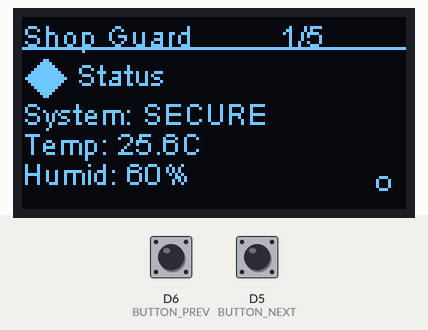
Simulated run of this sketch. Board: ESP8266 (NodeMCU). Parts: 128×64 one-colour display. Inputs (shaded band) come from the test bench; at power-on: D6 (BUTTON_PREV) HIGH, D5 (BUTTON_NEXT) HIGH. WiFi joins after 1.5 s; servers stay silent unless stated; what the sketch prints to the serial monitor is not drawn.

Above: at 11.5 s.
11.6 s: D6 (BUTTON_PREV) pulled LOW for 0.15 s
At 12.5 s:
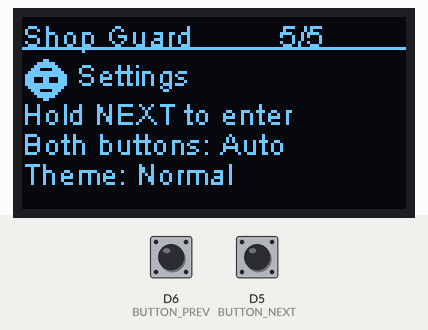
13.2 s: D6 (BUTTON_PREV) pulled LOW for 1 s
At 13.9 s:
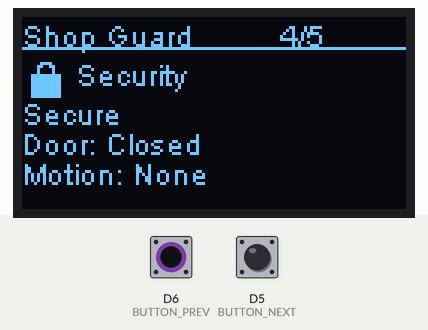
15.7 s: D5 (BUTTON_NEXT) pulled LOW for 3.2 s
At 17.1 s:
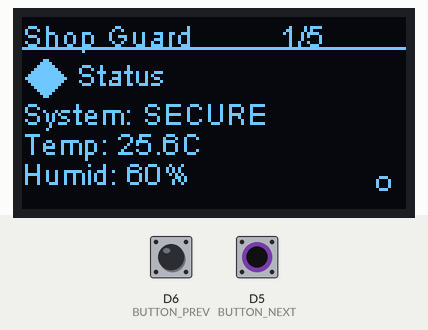
20.4 s: D5 (BUTTON_NEXT) pulled LOW for 0.15 s
At 21.4 s:
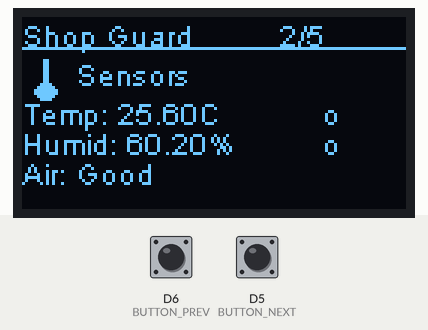
22.0 s: D5 (BUTTON_NEXT) pulled LOW for 1 s
At 23.5 s:
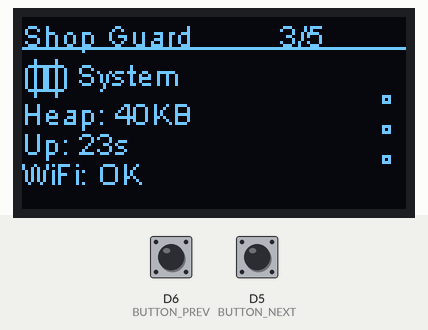
26.0 s: D6 (BUTTON_PREV) pulled LOW for 3.2 s
At 26.6 s:
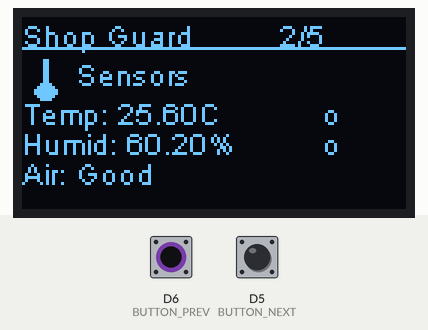
Timing chart, 0 to 29.0 s (numbered marks = the images above; inputs shaded):
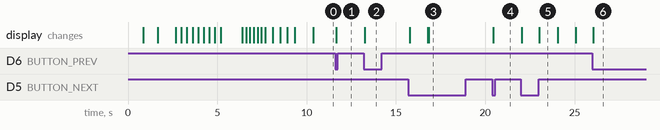

The sketch:

OLED.ino
```cpp
#include <Wire.h>
#include <SH1106Wire.h>
#include <ESP8266WiFi.h>
#include "icons.h"

// Button definitions
#define BUTTON_NEXT D5
#define BUTTON_PREV D6

// Display setup for 1.3" 128x64 OLED
SH1106Wire display(0x3C, D2, D1); // SDA = D2, SCL = D1

// WiFi credentials - Replace with your network credentials
const char* ssid = "YOUR_WIFI_SSID";
const char* password = "YOUR_WIFI_PASSWORD";

// Simple configuration
struct Config {
  int theme;
  bool auto_swipe;
} config;

// Display themes
enum DisplayTheme {
  THEME_NORMAL = 0,
  THEME_INVERT = 1
};

// Page types (5 pages like OLED_1)
enum PageType {
  PAGE_STATUS = 0,
  PAGE_SENSORS = 1,
  PAGE_SYSTEM = 2,
  PAGE_ALERTS = 3,
  PAGE_SETTINGS = 4
};

// Menu state
enum MenuState {
  STATE_PAGES = 0,
  STATE_SETTINGS = 1
};

// Global variables
int currentPage = 0;
int currentSetting = 0;
MenuState currentState = STATE_PAGES;
const int totalPages = 5;
const int totalSettings = 3;

// Timing variables
unsigned long lastDebounce = 0;
unsigned long lastAutoSwipe = 0;
unsigned long lastAnimation = 0;
unsigned long buttonHoldStart = 0;
const unsigned long debounceDelay = 300;
const unsigned long longPressDelay = 1000; // 1 second like OLED_1
const unsigned long autoSwipeDelay = 15000; // 15 seconds like OLED_1

// Animation
bool alertFlashing = false;
bool bothButtonsPressed = false;

// Sensor data
struct SensorData {
  float temperature = 25.6;
  float humidity = 60.2;
  bool fireDetected = false;
  bool motionDetected = false;
  bool doorOpen = false;
  unsigned long uptime = 0;
  int freeHeap = 0;
} sensors;

void showIntroAnimation() {
  // Animation 1: Smart Shop Guard text appears letter by letter
  display.clear();
  display.setFont(ArialMT_Plain_16);

  // First show "SMART"
  display.drawString(30, 15, "SMART");
  display.display();
  delay(800);

  // Then add "SHOP"
  display.drawString(35, 35, "SHOP");
  display.display();
  delay(800);

  // Clear and show "GUARD" with icon
  display.clear();
  display.drawXbm(20, 10, 16, 16, shield_icon);
  display.setFont(ArialMT_Plain_16);
  display.drawString(40, 15, "GUARD");
  display.display();
  delay(1000);

  // Animation 2: Loading dots
  display.clear();
  display.setFont(ArialMT_Plain_10);
  display.drawString(25, 20, "Smart Shop Guard");

  for (int i = 0; i < 8; i++) {
    display.fillRect(0, 45, 128, 10); // Clear loading area
    display.setColor(BLACK);
    display.fillRect(0, 45, 128, 10);
    display.setColor(WHITE);

    // Draw loading bar
    int barWidth = (i * 128) / 8;
    display.drawRect(10, 45, 108, 8);
    display.fillRect(12, 47, barWidth - 4, 4);

    // Loading text
    display.drawString(45, 35, "Loading");
    String dots = "";
    for (int j = 0; j < (i % 4); j++) {
      dots += ".";
    }
    display.drawString(80, 35, dots + "   "); // Extra spaces to clear previous dots

    display.display();
    delay(300);
  }

  // Animation 3: System Ready
  display.clear();
  display.setFont(ArialMT_Plain_16);
  display.drawString(25, 15, "SYSTEM");
  display.drawString(30, 35, "READY!");
  display.display();
  delay(1200);

  // Animation 4: Final fade effect
  for (int i = 0; i < 3; i++) {
    display.clear();
    display.display();
    delay(200);

    display.setFont(ArialMT_Plain_10);
    display.drawString(30, 25, "Initializing...");
    display.display();
    delay(200);
  }
}

void setup() {
  Serial.begin(115200);

  // Default config
  config.theme = THEME_NORMAL;
  config.auto_swipe = true;

  // Initialize buttons
  pinMode(BUTTON_NEXT, INPUT_PULLUP);
  pinMode(BUTTON_PREV, INPUT_PULLUP);

  // Initialize display - SAME AS OLED_1
  display.init();
  display.flipScreenVertically();
  display.setFont(ArialMT_Plain_10); // Start with small font like OLED_1

  // Show intro animation
  showIntroAnimation();

  // Connect WiFi - SAME STYLE AS OLED_1
  WiFi.begin(ssid, password);

  int dots = 0;
  while (WiFi.status() != WL_CONNECTED) {
    display.clear();
    String dotsStr = "";
    for (int i = 0; i < dots % 4; i++) {
      dotsStr += ".";
    }
    display.drawString(0, 0, "Connecting" + dotsStr);
    display.display();
    dots++;
    delay(400);
  }

  // Show connection success
  display.clear();
  display.drawString(0, 0, "WiFi Connected!");
  display.display();
  delay(1000);

  // Start with first page
  currentPage = 0;
  updateDisplay();

  Serial.println("1.3\" OLED Ready - Small Font Mode!");
}

void loop() {
  handleButtons();
  handleAutoSwipe();
  handleAnimations();
  updateSensorData();
  updateDisplay();
  delay(50); // Same as OLED_1
}

void handleButtons() {
  static bool nextPressed = false;
  static bool prevPressed = false;
  static unsigned long bothButtonsStart = 0;

  bool nextState = (digitalRead(BUTTON_NEXT) == LOW);
  bool prevState = (digitalRead(BUTTON_PREV) == LOW);

  // Check if both buttons are pressed (toggle auto-swipe) - SAME AS OLED_1
  if (nextState && prevState) {
    if (bothButtonsStart == 0) {
      bothButtonsStart = millis();
    } else if (millis() - bothButtonsStart > 1000) {
      config.auto_swipe = !config.auto_swipe;
      lastDebounce = millis();
      lastAutoSwipe = millis();
      bothButtonsStart = 0;
      Serial.println("Auto-swipe toggled: " + String(config.auto_swipe ? "ON" : "OFF"));
    }
    return;
  } else {
    bothButtonsStart = 0;
  }

  // Check for settings access (long press NEXT)
  if (nextState && !nextPressed) {
    buttonHoldStart = millis();
  } else if (nextState && nextPressed &&
             (millis() - buttonHoldStart > longPressDelay) && currentPage == PAGE_SETTINGS) {
    toggleSettings();
    buttonHoldStart = millis() + 2000; // Prevent multiple triggers
  }

  if (millis() - lastDebounce > debounceDelay) {
    if (currentState == STATE_PAGES) {
      // Page navigation - SAME AS OLED_1
      if (nextState && !nextPressed) {
        currentPage = (currentPage + 1) % totalPages;
        lastDebounce = millis();
        lastAutoSwipe = millis();
      }

      if (prevState && !prevPressed) {
        currentPage = (currentPage - 1 + totalPages) % totalPages;
        lastDebounce = millis();
        lastAutoSwipe = millis();
      }
    } else {
      // Settings navigation
      if (nextState && !nextPressed) {
        currentSetting = (currentSetting + 1) % totalSettings;
        lastDebounce = millis();
      }

      if (prevState && !prevPressed) {
        executeSetting();
        lastDebounce = millis();
      }
    }
  }

  nextPressed = nextState;
  prevPressed = prevState;
}

void toggleSettings() {
  if (currentState == STATE_SETTINGS) {
    currentState = STATE_PAGES;
    currentPage = PAGE_STATUS;
  } else {
    currentState = STATE_SETTINGS;
    currentSetting = 0;
  }
}

void executeSetting() {
  switch (currentSetting) {
    case 0: // Theme
      config.theme = (config.theme + 1) % 2;
      applyTheme();
      break;
    case 1: // Auto-swipe (also available via both buttons)
      config.auto_swipe = !config.auto_swipe;
      break;
    case 2: // Back
      currentState = STATE_PAGES;
      currentPage = PAGE_STATUS;
      break;
  }
}

void handleAutoSwipe() {
  if (config.auto_swipe && currentState == STATE_PAGES &&
      (millis() - lastAutoSwipe > autoSwipeDelay)) {
    currentPage = (currentPage + 1) % totalPages;
    lastAutoSwipe = millis();
  }
}

void handleAnimations() {
  if (millis() - lastAnimation > 500) {
    if (sensors.fireDetected || sensors.motionDetected) {
      alertFlashing = !alertFlashing;
    }
    lastAnimation = millis();
  }
}

void updateSensorData() {
  sensors.uptime = millis() / 1000;
  sensors.freeHeap = ESP.getFreeHeap();
}

void updateDisplay() {
  display.clear();

  if (currentState == STATE_PAGES) {
    drawPageDisplay();
  } else {
    drawSettingsDisplay();
  }

  display.display();
}

void drawPageDisplay() {
  // Title bar - EXACTLY LIKE OLED_1
  display.setFont(ArialMT_Plain_10);
  display.drawString(0, 0, "Shop Guard");

  // Page indicator (right aligned) - EXACTLY LIKE OLED_1
  String pageIndicator = String(currentPage + 1) + "/" + String(totalPages);
  if (config.auto_swipe) {
    pageIndicator += " ●";
  }
  display.drawString(128 - (pageIndicator.length() * 6), 0, pageIndicator);

  // Separator line - EXACTLY LIKE OLED_1
  display.drawLine(0, 10, 128, 10);

  switch (currentPage) {
    case PAGE_STATUS:
      showStatusPage();
      break;
    case PAGE_SENSORS:
      showSensorPage();
      break;
    case PAGE_SYSTEM:
      showSystemPage();
      break;
    case PAGE_ALERTS:
      showAlertsPage();
      break;
    case PAGE_SETTINGS:
      showSettingsPage();
      break;
  }
}

void showStatusPage() {
  // Animated status icon
  if (sensors.fireDetected) {
    if (alertFlashing) {
      display.drawXbm(0, 13, 16, 16, fire_alt1); // Alternate fire icon
    } else {
      display.drawXbm(0, 13, 16, 16, fire_icon);
    }
  } else if (sensors.motionDetected) {
    if (alertFlashing) {
      display.drawXbm(0, 13, 16, 16, warning_icon); // Warning icon when flashing
    } else {
      display.drawXbm(0, 13, 16, 16, alert_icon);
    }
  } else {
    display.drawXbm(0, 13, 16, 16, shield_icon);
  }

  display.setFont(ArialMT_Plain_10);
  display.drawString(18, 13, "Status");

  // Animated status info - COMPACT LIKE OLED_1
  if (sensors.fireDetected) {
    if (alertFlashing) {
      display.drawString(0, 26, ">>> FIRE! <<<");
      display.drawString(0, 36, ">>> EMERGENCY! <<<");
      display.drawString(0, 46, ">>> EVACUATE! <<<");
    } else {
      display.drawString(0, 26, "FIRE DETECTED!");
      display.drawString(0, 36, "EMERGENCY!");
      display.drawString(0, 46, "EVACUATE NOW!");
    }
  } else if (sensors.motionDetected) {
    if (alertFlashing) {
      display.drawString(0, 26, ">>> MOTION! <<<");
      display.drawString(0, 36, ">>> INTRUDER! <<<");
      display.drawString(0, 46, ">>> ALERT! <<<");
    } else {
      display.drawString(0, 26, "MOTION DETECTED!");
      display.drawString(0, 36, "Location: Door");
      display.drawString(0, 46, "Alert: ACTIVE");
    }
  } else {
    // Normal status with animated heartbeat effect
    display.drawString(0, 26, "System: SECURE");
    display.drawString(0, 36, "Temp: " + String(sensors.temperature, 1) + "C");
    display.drawString(0, 46, "Humid: " + String(sensors.humidity, 0) + "%");

    // Add small animated indicator for normal operation
    if (alertFlashing) { // Reuse the flashing variable for heartbeat
      display.fillCircle(120, 55, 2);
    } else {
      display.drawCircle(120, 55, 2);
    }
  }
}

void showSensorPage() {
  // Animated temperature icon
  if (sensors.temperature > 30) {
    display.drawXbm(0, 13, 16, 16, temp_alt1); // Hot temperature icon
  } else {
    display.drawXbm(0, 13, 16, 16, temp_icon);
  }

  display.setFont(ArialMT_Plain_10);
  display.drawString(18, 13, "Sensors");

  display.drawString(0, 26, "Temp: " + String(sensors.temperature) + "C");
  display.drawString(0, 36, "Humid: " + String(sensors.humidity) + "%");
  display.drawString(0, 46, "Air: Good");

  // Add animated sensor activity indicators
  if (alertFlashing) {
    display.drawString(100, 26, "*");
    display.drawString(100, 36, "*");
  } else {
    display.drawString(100, 26, "o");
    display.drawString(100, 36, "o");
  }
}

void showSystemPage() {
  // Animated system icon based on system health
  if (sensors.freeHeap < 10000) {
    display.drawXbm(0, 13, 16, 16, warning_icon); // Low memory warning
  } else {
    display.drawXbm(0, 13, 16, 16, system_icon);
  }

  display.setFont(ArialMT_Plain_10);
  display.drawString(18, 13, "System");

  display.drawString(0, 26, "Heap: " + String(sensors.freeHeap / 1024) + "KB");
  display.drawString(0, 36, "Up: " + String(sensors.uptime) + "s");
  display.drawString(0, 46, "WiFi: " + String(WiFi.status() == WL_CONNECTED ? "OK" : "NO"));

  // Add system activity indicator
  if (alertFlashing) {
    display.fillRect(120, 26, 3, 3);
    display.fillRect(120, 36, 3, 3);
    display.fillRect(120, 46, 3, 3);
  } else {
    display.drawRect(120, 26, 3, 3);
    display.drawRect(120, 36, 3, 3);
    display.drawRect(120, 46, 3, 3);
  }
}

void showAlertsPage() {
  // EXACTLY LIKE OLED_1 showFireDetection() and showSecurityStatus() combined
  if (sensors.fireDetected) {
    display.drawXbm(0, 13, 16, 16, fire_icon);
    display.setFont(ArialMT_Plain_10);
    display.drawString(18, 13, "Fire Alert");
    display.drawString(0, 26, "FIRE DETECTED!");
    display.drawString(0, 36, "Temp: HIGH");
    display.drawString(0, 46, "ALARM: ON");
  } else if (sensors.motionDetected) {
    display.drawXbm(0, 13, 16, 16, alert_icon);
    display.setFont(ArialMT_Plain_10);
    display.drawString(18, 13, "Motion Alert");
    display.drawString(0, 26, "INTRUDER!");
    display.drawString(0, 36, "Location: Door");
    display.drawString(0, 46, "Alert: ACTIVE");
  } else {
    display.drawXbm(0, 13, 16, 16, lock_icon);
    display.setFont(ArialMT_Plain_10);
    display.drawString(18, 13, "Security");
    display.drawString(0, 26, "Secure");
    display.drawString(0, 36, "Door: " + String(sensors.doorOpen ? "Open" : "Closed"));
    display.drawString(0, 46, "Motion: None");
  }
}

void showSettingsPage() {
  display.drawXbm(0, 13, 16, 16, settings_icon);

  display.setFont(ArialMT_Plain_10);
  display.drawString(18, 13, "Settings");

  display.drawString(0, 26, "Hold NEXT to enter");
  display.drawString(0, 36, "Both buttons: Auto");
  display.drawString(0, 46, "Theme: " + getThemeName());
}

void drawSettingsDisplay() {
  display.setFont(ArialMT_Plain_10);
  display.drawString(0, 0, "Settings Menu");
  display.drawLine(0, 10, 128, 10);

  String settings[] = {
    "Theme: " + getThemeName(),
    "Auto: " + String(config.auto_swipe ? "ON" : "OFF"),
    "Back"
  };

  for (int i = 0; i < totalSettings; i++) {
    int y = 15 + i * 10;
    if (i == currentSetting) {
      display.drawString(0, y, "> " + settings[i]);
    } else {
      display.drawString(5, y, settings[i]);
    }
  }

  display.drawString(0, 55, "PREV=Select NEXT=Move");
}

void applyTheme() {
  switch (config.theme) {
    case THEME_NORMAL:
      display.normalDisplay();
      break;
    case THEME_INVERT:
      display.invertDisplay();
      break;
  }
}

String getThemeName() {
  switch (config.theme) {
    case THEME_NORMAL: return "Normal";
    case THEME_INVERT: return "Invert";
    default: return "?";
  }
}
```

Source omitted: icons.h (data table, 7848 bytes)

Measured:
- after the input at 11.6 s, the display: changes after 0.05 s (image 1)
- after the input at 13.2 s, the display: changes after 0.06 s (image 2)
- after the input at 15.7 s, the display: first changes after 0.06 s (image 3 shows a later state)
- after the input at 20.4 s, the display: changes after 0.05 s (image 4)
- after the input at 22.0 s, the display: first changes after 0.05 s (image 5 shows a later state)
- after the input at 26.0 s, the display: changes at once (image 6)
- what the display in image 5 shows lasts 1.0 s, from 23.0 s to 24.0 s
